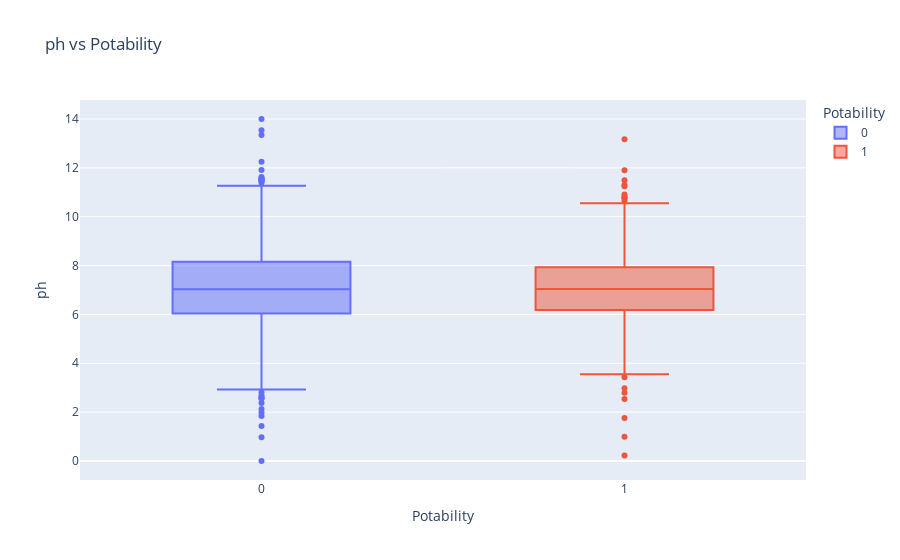
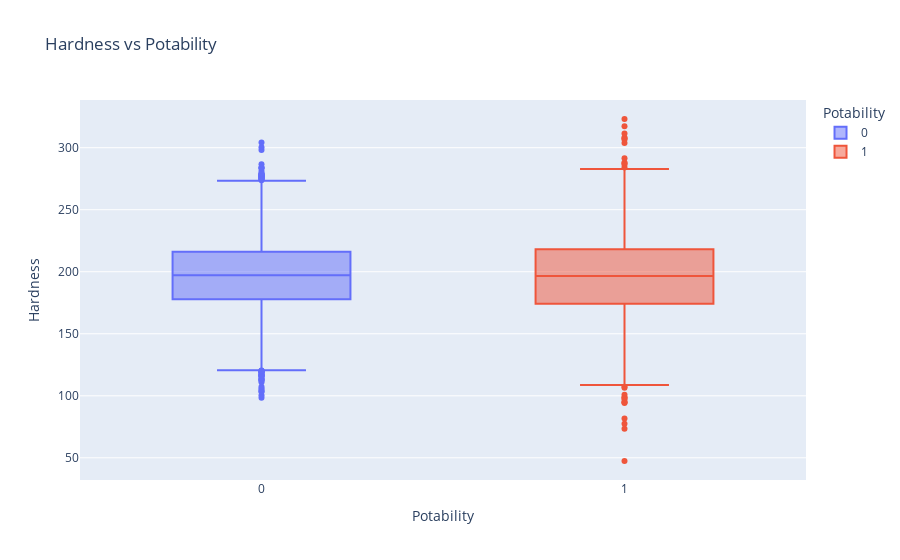
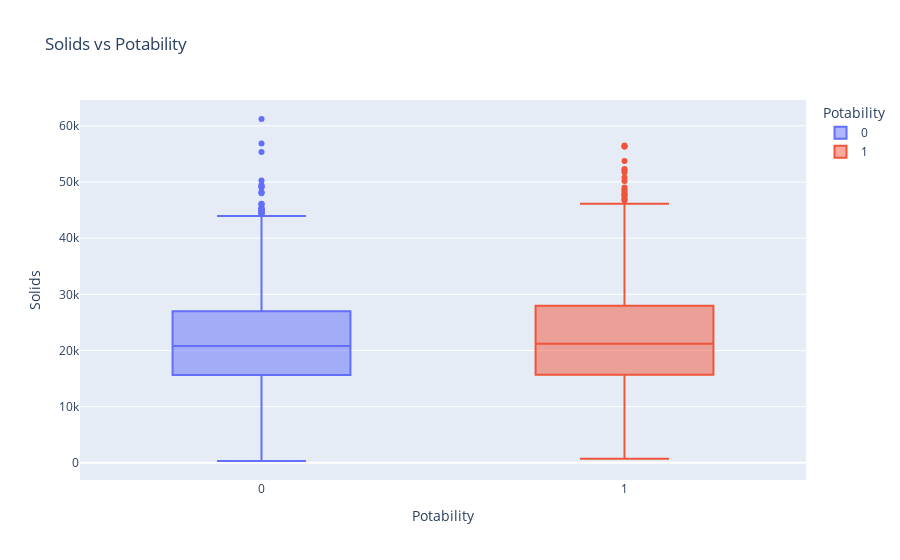
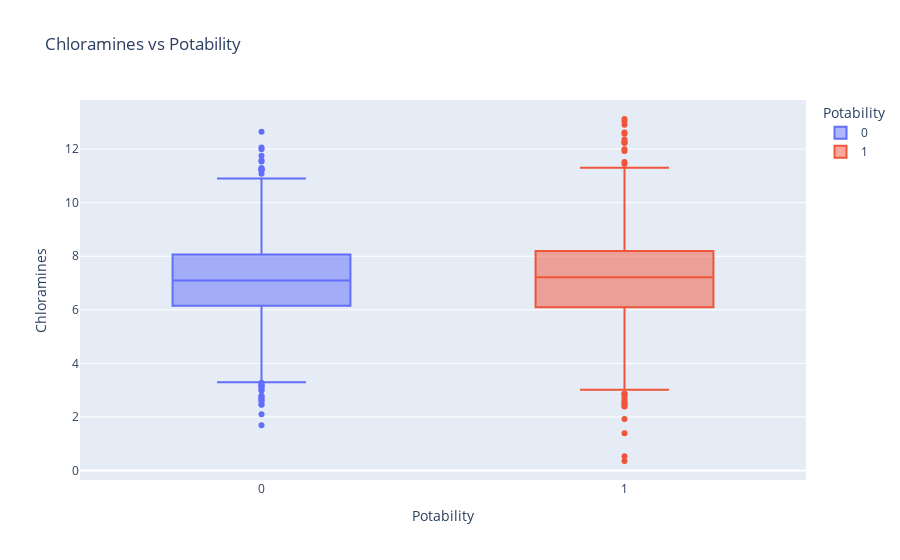

These figures' notebook cell, in order:
### Markdown cell above
### Feature-Target Relationships

### Code cell
for col in df.columns[:-1]:
    fig = px.box(df, x='Potability', y=col, color='Potability',
                 title=f'{col} vs Potability')
    fig.show()

results = []
for col in df.columns[:-1]:
    group0 = df[df['Potability'] == 0][col]
    group1 = df[df['Potability'] == 1][col]
    t_stat, p_val = stats.ttest_ind(group0, group1, nan_policy='omit')
    results.append({'Feature': col, 'p-value': p_val})

pd.DataFrame(results).sort_values('p-value').style.bar(subset=['p-value'], color='#d65f5f')

### Figure 1 — Plotly figure (JSON) as saved in the notebook; plotly's stock layout.template omitted (floating-point values rounded to 4 significant figures; data arrays with more than 128 entries replaced by an {"elided": "..."} marker saying what was removed)
{"data": [{"alignmentgroup": "True", "hovertemplate": "Potability=%{x}<br>ph=%{y}<extra></extra>", "legendgroup": "0", "marker": {"color": "#636efa"}, "name": "0", "notched": false, "offsetgroup": "0", "orientation": "v", "showlegend": true, "type": "box", "x": {"elided": "1998 int values"}, "x0": " ", "xaxis": "x", "y": {"elided": "1998 float values"}, "y0": " ", "yaxis": "y"}, {"alignmentgroup": "True", "hovertemplate": "Potability=%{x}<br>ph=%{y}<extra></extra>", "legendgroup": "1", "marker": {"color": "#EF553B"}, "name": "1", "notched": false, "offsetgroup": "1", "orientation": "v", "showlegend": true, "type": "box", "x": {"elided": "1278 int values"}, "x0": " ", "xaxis": "x", "y": {"elided": "1278 float values"}, "y0": " ", "yaxis": "y"}], "layout": {"boxmode": "overlay", "legend": {"title": {"text": "Potability"}, "tracegroupgap": 0}, "title": {"text": "ph vs Potability"}, "xaxis": {"anchor": "y", "categoryarray": [0, 1], "categoryorder": "array", "domain": [0, 1], "title": {"text": "Potability"}}, "yaxis": {"anchor": "x", "domain": [0, 1], "title": {"text": "ph"}}}}

### Figure 2 — Plotly figure (JSON) as saved in the notebook; plotly's stock layout.template omitted (floating-point values rounded to 4 significant figures; data arrays with more than 128 entries replaced by an {"elided": "..."} marker saying what was removed)
{"data": [{"alignmentgroup": "True", "hovertemplate": "Potability=%{x}<br>Hardness=%{y}<extra></extra>", "legendgroup": "0", "marker": {"color": "#636efa"}, "name": "0", "notched": false, "offsetgroup": "0", "orientation": "v", "showlegend": true, "type": "box", "x": {"elided": "1998 int values"}, "x0": " ", "xaxis": "x", "y": {"elided": "1998 float values"}, "y0": " ", "yaxis": "y"}, {"alignmentgroup": "True", "hovertemplate": "Potability=%{x}<br>Hardness=%{y}<extra></extra>", "legendgroup": "1", "marker": {"color": "#EF553B"}, "name": "1", "notched": false, "offsetgroup": "1", "orientation": "v", "showlegend": true, "type": "box", "x": {"elided": "1278 int values"}, "x0": " ", "xaxis": "x", "y": {"elided": "1278 float values"}, "y0": " ", "yaxis": "y"}], "layout": {"boxmode": "overlay", "legend": {"title": {"text": "Potability"}, "tracegroupgap": 0}, "title": {"text": "Hardness vs Potability"}, "xaxis": {"anchor": "y", "categoryarray": [0, 1], "categoryorder": "array", "domain": [0, 1], "title": {"text": "Potability"}}, "yaxis": {"anchor": "x", "domain": [0, 1], "title": {"text": "Hardness"}}}}

### Figure 3 — Plotly figure (JSON) as saved in the notebook; plotly's stock layout.template omitted (floating-point values rounded to 4 significant figures; data arrays with more than 128 entries replaced by an {"elided": "..."} marker saying what was removed)
{"data": [{"alignmentgroup": "True", "hovertemplate": "Potability=%{x}<br>Solids=%{y}<extra></extra>", "legendgroup": "0", "marker": {"color": "#636efa"}, "name": "0", "notched": false, "offsetgroup": "0", "orientation": "v", "showlegend": true, "type": "box", "x": {"elided": "1998 int values"}, "x0": " ", "xaxis": "x", "y": {"elided": "1998 float values"}, "y0": " ", "yaxis": "y"}, {"alignmentgroup": "True", "hovertemplate": "Potability=%{x}<br>Solids=%{y}<extra></extra>", "legendgroup": "1", "marker": {"color": "#EF553B"}, "name": "1", "notched": false, "offsetgroup": "1", "orientation": "v", "showlegend": true, "type": "box", "x": {"elided": "1278 int values"}, "x0": " ", "xaxis": "x", "y": {"elided": "1278 float values"}, "y0": " ", "yaxis": "y"}], "layout": {"boxmode": "overlay", "legend": {"title": {"text": "Potability"}, "tracegroupgap": 0}, "title": {"text": "Solids vs Potability"}, "xaxis": {"anchor": "y", "categoryarray": [0, 1], "categoryorder": "array", "domain": [0, 1], "title": {"text": "Potability"}}, "yaxis": {"anchor": "x", "domain": [0, 1], "title": {"text": "Solids"}}}}

### Figure 4 — Plotly figure (JSON) as saved in the notebook; plotly's stock layout.template omitted (floating-point values rounded to 4 significant figures; data arrays with more than 128 entries replaced by an {"elided": "..."} marker saying what was removed)
{"data": [{"alignmentgroup": "True", "hovertemplate": "Potability=%{x}<br>Chloramines=%{y}<extra></extra>", "legendgroup": "0", "marker": {"color": "#636efa"}, "name": "0", "notched": false, "offsetgroup": "0", "orientation": "v", "showlegend": true, "type": "box", "x": {"elided": "1998 int values"}, "x0": " ", "xaxis": "x", "y": {"elided": "1998 float values"}, "y0": " ", "yaxis": "y"}, {"alignmentgroup": "True", "hovertemplate": "Potability=%{x}<br>Chloramines=%{y}<extra></extra>", "legendgroup": "1", "marker": {"color": "#EF553B"}, "name": "1", "notched": false, "offsetgroup": "1", "orientation": "v", "showlegend": true, "type": "box", "x": {"elided": "1278 int values"}, "x0": " ", "xaxis": "x", "y": {"elided": "1278 float values"}, "y0": " ", "yaxis": "y"}], "layout": {"boxmode": "overlay", "legend": {"title": {"text": "Potability"}, "tracegroupgap": 0}, "title": {"text": "Chloramines vs Potability"}, "xaxis": {"anchor": "y", "categoryarray": [0, 1], "categoryorder": "array", "domain": [0, 1], "title": {"text": "Potability"}}, "yaxis": {"anchor": "x", "domain": [0, 1], "title": {"text": "Chloramines"}}}}
